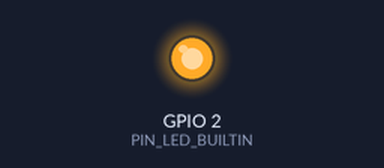
Recording of a program running on a simulated ESP32. Shown: output pins drawn as LEDs (lit = HIGH). What the program prints to the serial monitor is not drawn.

Above: at 0.09 s.
At 1.3 s:
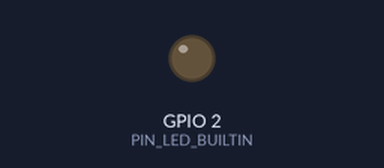
Timing chart, 0 to 5.6 s (numbered marks = the images above):
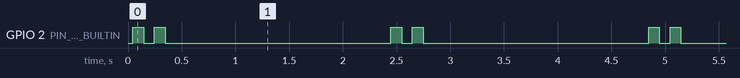

The program:

main.cpp
```cpp
/**
 * @file    main.cpp
 * @brief   Smart Sentinel Firmware — Milestone 1: System Heartbeat
 * @version 0.1.0
 * @author  [Your Name]
 */

#include <Arduino.h>
#include "config.h"

// Forward declarations — tells the compiler these functions exist
// even though their bodies are defined BELOW where they're called
void heartbeat();
void printBanner();

// ─── Setup ────────────────────────────────────────────────────────────────────
void setup() {
    // 1. Start serial communication at 115200 baud
    //    Without this, Serial.println() does nothing
    Serial.begin(SERIAL_BAUD_RATE);

    // 2. Tell the ESP32 that GPIO 2 is an OUTPUT pin
    //    OUTPUT = we send voltage OUT to the LED
    //    INPUT  = we READ voltage coming IN (used for sensors)
    pinMode(PIN_LED_BUILTIN, OUTPUT);

    // 3. Print the startup banner to Serial Monitor
    printBanner();
}

// ─── Main Loop ────────────────────────────────────────────────────────────────
void loop() {
    // loop() runs forever — we just call heartbeat()
    // heartbeat() itself handles all the timing internally
    heartbeat();
}

// ─── Heartbeat ────────────────────────────────────────────────────────────────
void heartbeat() {
    // Step 1: Pulse the LED HEARTBEAT_PULSES times (defined as 2 in config.h)
    for (int i = 0; i < HEARTBEAT_PULSES; i++) {

        digitalWrite(PIN_LED_BUILTIN, HIGH);  // Turn LED ON  (3.3v on GPIO 2)
        delay(HEARTBEAT_ON_MS);               // Keep it ON  for 100ms

        digitalWrite(PIN_LED_BUILTIN, LOW);   // Turn LED OFF (0v on GPIO 2)
        delay(HEARTBEAT_OFF_MS);              // Keep it OFF for 100ms
    }

    // Step 2: Print uptime to Serial Monitor
    // millis() returns how many milliseconds have passed since boot
    Serial.print("[HEARTBEAT] alive | uptime: ");
    Serial.print(millis());
    Serial.println("ms");

    // Step 3: Pause between pulse groups
    delay(HEARTBEAT_PAUSE_MS);  // Wait 2000ms before next double-pulse
}

// ─── Print Banner ─────────────────────────────────────────────────────────────
void printBanner() {
    Serial.println("╔══════════════════════════════════════╗");
    Serial.println("║         SMART SENTINEL v" + String(FIRMWARE_VERSION) + "         ║");
    Serial.println("║   IoT Intrusion Detection System     ║");
    Serial.println("╚══════════════════════════════════════╝");
    Serial.print("[BOOT] Device: ");
    Serial.println(DEVICE_NAME);
    Serial.print("[BOOT] CPU Freq: ");
    Serial.print(getCpuFrequencyMhz());
    Serial.println(" MHz");

    // ⭐ BONUS: Print available heap memory
    // ESP.getFreeHeap() returns free RAM in bytes
    // Useful for detecting memory leaks in future milestones
    Serial.print("[BOOT] Free Heap: ");
    Serial.print(ESP.getFreeHeap());
    Serial.println(" bytes");

    Serial.println("[BOOT] System ready. Starting heartbeat...");
    Serial.println("─────────────────────────────────────────");
}
```

config.h
```cpp
/**
 * @file    config.h
 * @brief   Hardware configuration and compile-time constants for Smart Sentinel.
 *
 * Design decision: All magic numbers live here.
 * If we rewire the board, we change ONE file — not hunt through all source files.
 * If we deploy to a different ESP32 variant, we only update this file.
 */

#ifndef SMART_SENTINEL_CONFIG_H
#define SMART_SENTINEL_CONFIG_H

// ─── GPIO Pin Assignments ──────────────────────────────────────────────────
// Built-in LED: GPIO 2 on ESP32 DevKit v1
// In Wokwi, this LED is shown on the board itself
#define PIN_LED_BUILTIN     2

// ─── Serial ───────────────────────────────────────────────────────────────
#define SERIAL_BAUD_RATE    115200

// ─── Device Identity ──────────────────────────────────────────────────────
#define DEVICE_NAME         "smart-sentinel-node-01"

// ─── Heartbeat Timing (milliseconds) ──────────────────────────────────────
#define HEARTBEAT_ON_MS     100   // LED on duration
#define HEARTBEAT_OFF_MS    100   // LED off duration
#define HEARTBEAT_PULSES    2     // Number of pulses per cycle
#define HEARTBEAT_PAUSE_MS  2000  // Pause between pulse groups

#endif // SMART_SENTINEL_CONFIG_H
```

Measured:
- by itself, GPIO 2 (PIN_LED_BUILTIN): repeats every 2.4 s: LOW 0.10 s, HIGH 0.10 s, LOW 2.1 s, HIGH 0.10 s
